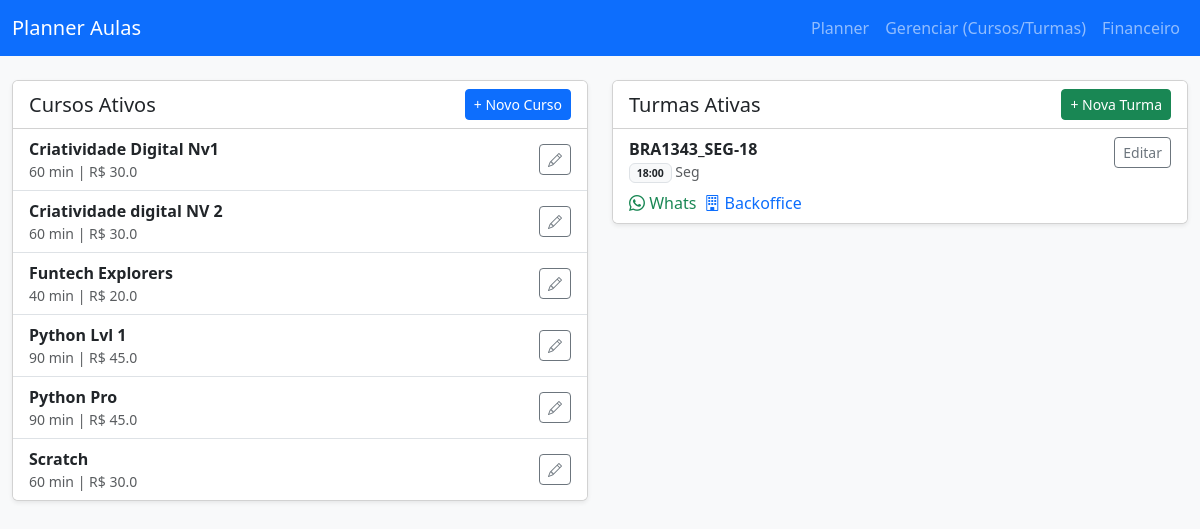
The app's page /admin/ with its own data.
### models.py (models this page shows)
class Course(db.Model):
    id = db.Column(db.Integer, primary_key=True)
    name = db.Column(db.String(100), nullable=False)
    duration_minutes = db.Column(db.Integer, default=60)
    price_per_class = db.Column(db.Float, default=0.0)
    active = db.Column(db.Boolean, default=True)
    lessons = db.relationship('Lesson', backref='course', lazy=True, cascade="all, delete-orphan", order_by='Lesson.order')
    classes = db.relationship('Turma', backref='course', lazy=True)

class Turma(db.Model):
    id = db.Column(db.Integer, primary_key=True)
    name = db.Column(db.String(100), nullable=False)
    course_id = db.Column(db.Integer, db.ForeignKey('course.id'))
    active = db.Column(db.Boolean, default=True)
    link_backoffice = db.Column(db.String(500))
    link_whatsapp = db.Column(db.String(500))
    link_extra = db.Column(db.String(500))
    schedule_days = db.Column(db.String(20))
    start_time = db.Column(db.String(5))
    start_date = db.Column(db.Date, nullable=True)
    total_classes = db.Column(db.Integer, default=40)

### blueprints/admin.py (the view)
@admin_bp.route('/')
def index():
    courses = Course.query.all()
    turmas = Turma.query.all()
    for c in courses:
        c.lessons.sort(key=lambda x: x.order)
    return render_template('admin/index.html', courses=courses, turmas=turmas)

### app.py (called while the page is built)
def create_app():
    app = Flask(__name__)
    basedir = os.path.abspath(os.path.dirname(__file__))
    database_path = os.path.join(basedir, 'agenda.db')
    app.config['SECRET_KEY'] = 'agenda_controle_senha_hash24'
    app.config['SQLALCHEMY_DATABASE_URI'] = 'sqlite:///' + database_path
    app.config['SQLALCHEMY_TRACK_MODIFICATIONS'] = False
    db.init_app(app)
    app.register_blueprint(main_bp)
    app.register_blueprint(admin_bp, url_prefix='/admin')
    app.register_blueprint(finance_bp, url_prefix='/finance')
    @app.template_filter('external_url')
    def external_url_filter(url):
        if not url: return ""
        url = url.strip()
        if url.startswith('http://') or url.startswith('https://'):
            return url
        return 'https://' + url
    with app.app_context():
        db.create_all()
    return app

### templates/admin/index.html (shortened to what this page needs)
{% extends 'base.html' %}
{% block content %}
<div class="row">
    <div class="col-md-6 mb-4">
        <div class="card shadow-sm">
            <div class="card-header bg-white d-flex justify-content-between align-items-center">
                <h5 class="mb-0">Cursos Ativos</h5>
                <button class="btn btn-primary btn-sm" data-bs-toggle="modal" data-bs-target="#modalCourse">
                    + Novo Curso
                </button>
            </div>
            <div class="list-group list-group-flush">
                {% for course in courses %}
                <div class="list-group-item d-flex justify-content-between align-items-center">
                    <div>
                        <strong>{{ course.name }}</strong>
                        <small class="text-muted d-block">{{ course.duration_minutes }} min | R$ {{ course.price_per_class }}</small>
                    </div>
                    <button class="btn btn-sm btn-outline-secondary"
                            onclick="editCourse({{ course.id }}, '{{ course.name }}', {{ course.price_per_class }}, {{ course.duration_minutes }})"
                            data-bs-toggle="modal" data-bs-target="#modalCourse">
                        <i class="bi bi-pencil"></i>
                    </button>
                </div>
                {% endfor %}
            </div>
        </div>
    </div>
    <div class="col-md-6">
        <div class="card shadow-sm">
            <div class="card-header bg-white d-flex justify-content-between align-items-center">
                <h5 class="mb-0">Turmas Ativas</h5>
                <button class="btn btn-success btn-sm" data-bs-toggle="modal" data-bs-target="#modalClass">
                    + Nova Turma
                </button>
            </div>
            <div class="list-group list-group-flush">
                {% for turma in turmas %}
                <div class="list-group-item">
                    <div class="d-flex justify-content-between align-items-start">
                        <div>
                            <strong>{{ turma.name }}</strong>
                            <div class="text-muted small">
                                <span class="badge bg-light text-dark border">{{ turma.start_time }}</span>
                                {% set days = turma.schedule_days.split(',') %}
                                {% if '0' in days %}Seg {% endif %}
                            </div>
                            <div class="mt-2 d-flex gap-2">
                                {% if turma.link_whatsapp %}
                                <a href="{{ turma.link_whatsapp | external_url }}" target="_blank" class="text-success text-decoration-none">
                                    <i class="bi bi-whatsapp"></i> Whats
                                </a>
                                {% endif %}
                                {% if turma.link_backoffice %}
                                <a href="{{ turma.link_backoffice | external_url }}" target="_blank" class="text-primary text-decoration-none">
                                    <i class="bi bi-building"></i> Backoffice
                                </a>
                                {% endif %}
                            </div>
                        </div>
                        <button class="btn btn-sm btn-outline-secondary"
                                onclick="editClass({{ turma.id }})"
                                data-bs-toggle="modal" data-bs-target="#modalClass">
                            Editar
                        </button>
                    </div>
                </div>
                {% endfor %}
            </div>
        </div>
    </div>
</div>
{% endblock %}

### templates/base.html (shortened to what this page needs)
<!DOCTYPE html>
<html lang="pt-br">
<head>
    <link href="https://cdn.jsdelivr.net/npm/bootstrap@5.3.0/dist/css/bootstrap.min.css" rel="stylesheet">
    <link rel="stylesheet" href="https://cdn.jsdelivr.net/npm/bootstrap-icons@1.10.0/font/bootstrap-icons.css">
    <link rel="stylesheet" href="{{ url_for('static', filename='css/styles.css') }}">
</head>
<body class="bg-light">
    <nav class="navbar navbar-expand-lg navbar-dark bg-primary mb-4">
        <div class="container-fluid">
            <a class="navbar-brand" href="{{ url_for('main.planner') }}">Planner Aulas</a>
            <div class="collapse navbar-collapse" id="navbarNav">
                <ul class="navbar-nav ms-auto">
                    <li class="nav-item"><a class="nav-link" href="{{ url_for('main.planner') }}">Planner</a></li>
                    <li class="nav-item"><a class="nav-link" href="{{ url_for('admin.index') }}">Gerenciar (Cursos/Turmas)</a></li>
                    <li class="nav-item"><a class="nav-link" href="{{ url_for('finance.index') }}">Financeiro</a></li>
                </ul>
            </div>
        </div>
    </nav>
    <div class="container-fluid">
        {% block content %}{% endblock %}
    </div>
</body>
</html>

### static/css/styles.css (style rules this page uses)
body { background-color: #f8f9fa; }

### records on screen
Course: name "Criatividade Digital Nv1", duration_minutes "60", price_per_class "30.0"
Course: name "Criatividade digital NV 2", duration_minutes "60", price_per_class "30.0"
Course: name "Funtech Explorers", duration_minutes "40", price_per_class "20.0"
Course: name "Python Lvl 1", duration_minutes "90", price_per_class "45.0"
Course: name "Python Pro", duration_minutes "90", price_per_class "45.0"
Course: name "Scratch", duration_minutes "60", price_per_class "30.0"
Turma: name "BRA1343_SEG-18", start_time "18:00"
